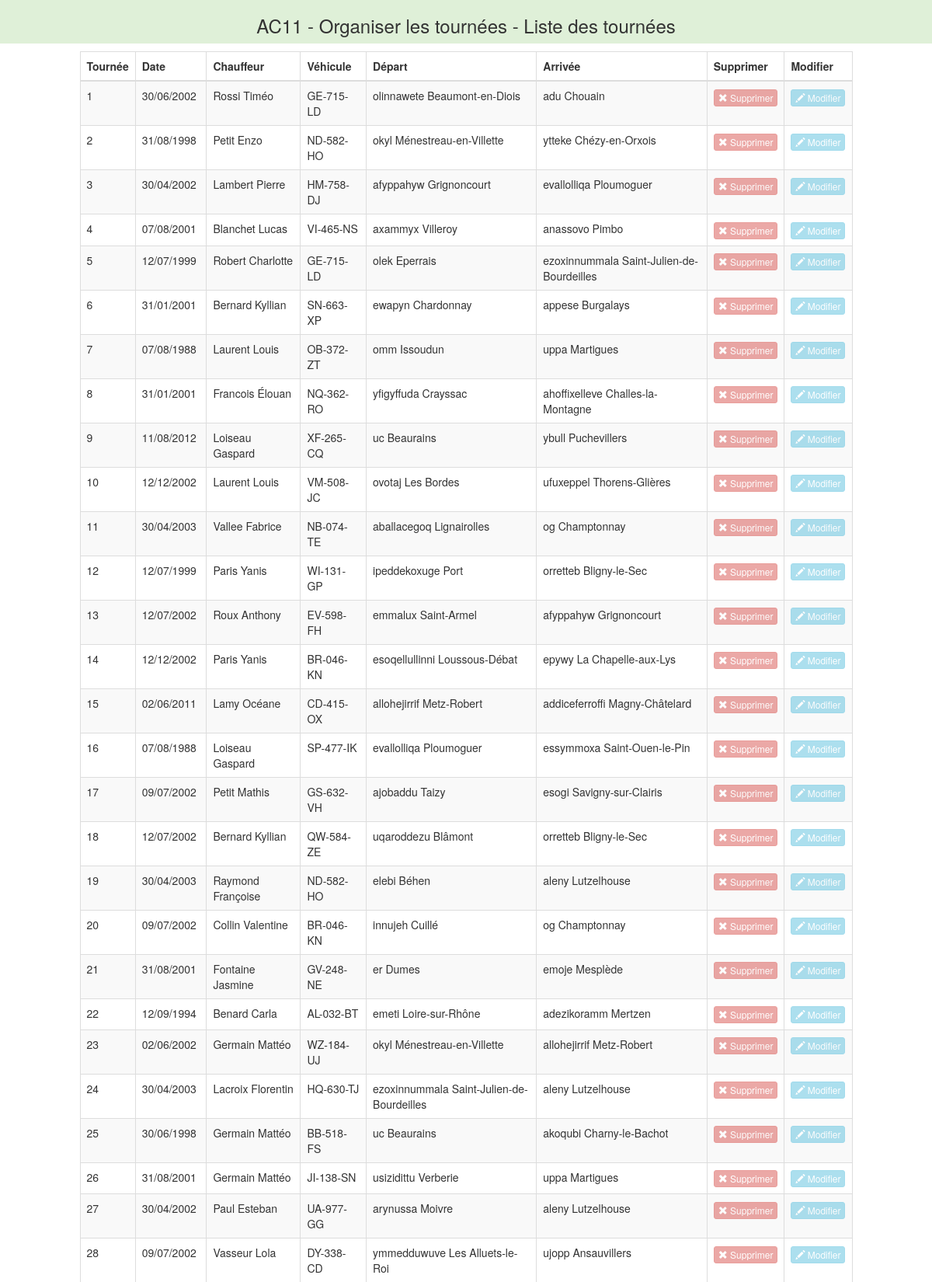
/AC11.php (signed in, upper part), run on the app's committed database.
### tables this page shows
CREATE TABLE IF NOT EXISTS `tournee` (
`trnNum` int(11) NOT NULL,
  `chfId` int(11) NOT NULL,
  `vehMat` varchar(10) NOT NULL,
  `trnCommentaire` varchar(255) DEFAULT NULL,
  `trnDepChf` date NOT NULL
);

CREATE TABLE IF NOT EXISTS `employe` (
`emplId` int(11) NOT NULL,
  `emplNom` varchar(60) NOT NULL,
  `emplPrenom` varchar(60) NOT NULL,
  `emplTel` varchar(10) NOT NULL,
  `emplMail` varchar(255) NOT NULL,
  `emplLoggin` varchar(255) NOT NULL,
  `emplMdp` varchar(255) NOT NULL,
  `emplCat` varchar(255) NOT NULL,
  `emplGps` varchar(255) DEFAULT NULL
);

### AccesDonnees.php (called while the page is built, shortened)
<?php
$modeacces = "pdo";
if ($modeacces="pdo"){
	try
	{
		$bdd = new PDO ( "mysql:host=localhost;dbname=applichauffeurAb" , "root" , "P@ssword");
	}
	catch ( Exception $e )
	{
		die ( "Erreur : " . $e -> getMessage () );
	}
}
$logsql = "none";
function executeSQL($sql) {
	global $modeacces, $connexion, $logsql;
	if ($modeacces=="pdo") {
		$result = $connexion->query($sql)
		 or die ( afficheErreur($sql,$connexion->errorInfo()[2]));
	}
	return $result;
}
function tableSQL($sql) {
	global $modeacces, $connexion;
	$result = executeSQL($sql);
	$rows=array();
	if ($modeacces=="pdo") {
		$rows = $result->fetchAll(PDO::FETCH_BOTH);
	}
	return $rows;
}
function compteSQL($sql) {
	global $modeacces, $connexion;
	if ($modeacces=="pdo") {
		$repueteP=$connexion->prepare($sql);
		$repueteP->execute();
		$num_rows = $repueteP->rowCount();
	}
	return $num_rows;
}
?>

### AC11.php (the view, shortened to what this page needs)
<?php
if($_SESSION['emplCat']=="Exploitant")
{
	$sqlTournees=  "SELECT
						tournee.trnNum,
						emplNom,
						emplPrenom,
						vehMat,
						trnDepChf
					FROM
						employe,
						tournee
					WHERE
						emplId=chfId
					ORDER BY
						trnNum
					ASC";
	$sqlTournees=tableSQL($sqlTournees);
	?>
	<!DOCTYPE html>
	<html>
		<head>
			<link rel='stylesheet' type='text/css' href='bootstrap/css/bootstrap.css'/>
			<link rel='stylesheet' type='text/css' href='dataTables.bootstrap.min.css'/>
		</head>
		<body>
			<div clas='container-fluid'>
			<div class='row'>
				<div style='text-align:center;' class='col-lg-12 bg-success'>
					<h3>AC11 - Organiser les tourn&eacute;es - Liste des tourn&eacute;es</h3>
				</div>
			</div>
			<div class='row'>
			</div>
			<div class='row'>
			<div class='col-lg-10 col-lg-offset-1'>
				<table id="tbltrn" class='table table-bordered table-striped'>
						<?php
						$couleur="";
						?>
						<thead>
						<tr class="tournee<?php echo $couleur; ?>">
							<th>
								Tourn&eacute;e
							</th>
							<th>
								Date
							</th>
							<th>
								Chauffeur
							</th>
							<th>
								V&eacute;hicule
							</th>
							<th>
								D&eacute;part
							</th>
							<th>
								Arriv&eacute;e
							</th>
							<th>
								Supprimer
							</th>
							<th>
								Modifier
							</th>
						</tr>
						</thead>
						<tbody>
						<?php
						foreach($sqlTournees As $donnees)
						{
							if($couleur="")
							{
								$couleur="success";
							}
							else
							{
								$couleur="";
							}
							?>
							<tr class="tournee<?php echo $couleur; ?>">
								<td>
									<?php
									echo $donnees['trnNum'];
									?>
								</td>
								<td>
									<?php
									echo date("d/m/Y", strtotime($donnees['trnDepChf']));
									?>
								</td>
								<td>
									<?php
									echo $donnees['emplNom']." ".$donnees['emplPrenom'];
									?>
								</td>
								<td>
									<?php
									echo $donnees['vehMat'];
									?>
								</td>
								<td>
									<?php
									$sqlMinEtape=  "SELECT
														lieuNom,
														comNom
													FROM
														commune,
														lieu,
														etape
													WHERE
														commune.comId=lieu.comId
														AND
														lieu.lieuId=etape.lieuId
														AND
														trnNum=".$donnees['trnNum']."
		                                            ORDER BY
		                                            	etpRDV
		                                            ASC";
									if(compteSQL($sqlMinEtape)!=0)
									{
										$sqlMinEtape=tableSQL($sqlMinEtape);
										echo $sqlMinEtape[0]['lieuNom']." ".$sqlMinEtape[0]['comNom'];
									}
									else
									{
										echo "Aucune Etape disponible";
									}
									?>
								</td>
								<td>
									<?php
									$sqlMaxEtape=  "SELECT
														lieuNom,
														comNom
													FROM
														commune,
														lieu,
														etape
													WHERE
														commune.comId=lieu.comId
														AND
														lieu.lieuId=etape.lieuId
														AND
														trnNum=".$donnees['trnNum']."
		                                            ORDER BY
		                                            	etpRDV
		                                            DESC";
									if(compteSQL($sqlMaxEtape)!=0)
									{
										$sqlMaxEtape=tableSQL($sqlMaxEtape);
										echo $sqlMaxEtape[0]['lieuNom']." ".$sqlMaxEtape[0]['comNom'];
									}
									else
									{
										echo "Aucune Etape disponible";
									}
									?>
								</td>
								<td>
									<form action="<?php echo $_SERVER['PHP_SELF']; ?>" method="POST">
										<button class='btn btn-xs btn-danger'name="suppr_bout_<?php echo $donnees['trnNum']; ?>" id="suppr_bout_<?php echo $donnees['trnNum']; ?>" class="suppr_form" type="submit" onclick="if(window.confirm('Voulez-vous vraiment supprimer ?')){return true;}else{return false;}"><span class='glyphicon glyphicon-remove'></span> Supprimer</button>
									</form>
								</td>
								<td>
									<form action="AC12.php" method="POST">
										<button class='btn btn-xs btn-info' name="modif_bout_<?php echo $donnees['trnNum']; ?>" id="modif_bout_<?php echo $donnees['trnNum']; ?>" class="modif_form" type="submit"><span class='glyphicon glyphicon-pencil'></span> Modifier</button>
									</form>
								</td>
							</tr>
							<?php
						}
						?>
						</tbody>
					</table>
				</div>
			</div>
			</div>
		</body>
	</html>
	<?php
}
else
{
	header("location:accueil.php");
}
?>

### data on the page
tournee: trnNum "1", trnDepChf "30/06/2002", chfId.emplNom "Rossi", chfId.emplPrenom "Timéo", vehMat "GE-715-LD", lieuNom "olinnawete", comNom "Beaumont-en-Diois", lieuNom "adu", comNom "Chouain"
tournee: trnNum "2", trnDepChf "31/08/1998", chfId.emplNom "Petit", chfId.emplPrenom "Enzo", vehMat "ND-582-HO", lieuNom "okyl", comNom "Ménestreau-en-Villette", lieuNom "ytteke", comNom "Chézy-en-Orxois"
tournee: trnNum "3", trnDepChf "30/04/2002", chfId.emplNom "Lambert", chfId.emplPrenom "Pierre", vehMat "HM-758-DJ", lieuNom "afyppahyw", comNom "Grignoncourt", lieuNom "evallolliqa", comNom "Ploumoguer"
tournee: trnNum "4", trnDepChf "07/08/2001", chfId.emplNom "Blanchet", chfId.emplPrenom "Lucas", vehMat "VI-465-NS", lieuNom "axammyx", comNom "Villeroy", lieuNom "anassovo", comNom "Pimbo"
tournee: trnNum "5", trnDepChf "12/07/1999", chfId.emplNom "Robert", chfId.emplPrenom "Charlotte", vehMat "GE-715-LD", lieuNom "olek", comNom "Eperrais", lieuNom "ezoxinnummala", comNom "Saint-Julien-de-Bourdeilles"
tournee: trnNum "6", trnDepChf "31/01/2001", chfId.emplNom "Bernard", chfId.emplPrenom "Kyllian", vehMat "SN-663-XP", lieuNom "ewapyn", comNom "Chardonnay", lieuNom "appese", comNom "Burgalays"
tournee: trnNum "7", trnDepChf "07/08/1988", chfId.emplNom "Laurent", chfId.emplPrenom "Louis", vehMat "OB-372-ZT", lieuNom "omm", comNom "Issoudun", lieuNom "uppa", comNom "Martigues"
tournee: trnNum "8", trnDepChf "31/01/2001", chfId.emplNom "Francois", chfId.emplPrenom "Élouan", vehMat "NQ-362-RO", lieuNom "yfigyffuda", comNom "Crayssac", lieuNom "ahoffixelleve", comNom "Challes-la-Montagne"
tournee: trnNum "9", trnDepChf "11/08/2012", chfId.emplNom "Loiseau", chfId.emplPrenom "Gaspard", vehMat "XF-265-CQ", lieuNom "uc", comNom "Beaurains", lieuNom "ybull", comNom "Puchevillers"
tournee: trnNum "10", trnDepChf "12/12/2002", chfId.emplNom "Laurent", chfId.emplPrenom "Louis", vehMat "VM-508-JC", lieuNom "ovotaj", comNom "Les Bordes", lieuNom "ufuxeppel", comNom "Thorens-Glières"
tournee: trnNum "11", trnDepChf "30/04/2003", chfId.emplNom "Vallee", chfId.emplPrenom "Fabrice", vehMat "NB-074-TE", lieuNom "aballacegoq", comNom "Lignairolles", lieuNom "og", comNom "Champtonnay"
tournee: trnNum "12", trnDepChf "12/07/1999", chfId.emplNom "Paris", chfId.emplPrenom "Yanis", vehMat "WI-131-GP", lieuNom "ipeddekoxuge", comNom "Port", lieuNom "orretteb", comNom "Bligny-le-Sec"
tournee: trnNum "13", trnDepChf "12/07/2002", chfId.emplNom "Roux", chfId.emplPrenom "Anthony", vehMat "EV-598-FH", lieuNom "emmalux", comNom "Saint-Armel", lieuNom "afyppahyw", comNom "Grignoncourt"
tournee: trnNum "14", trnDepChf "12/12/2002", chfId.emplNom "Paris", chfId.emplPrenom "Yanis", vehMat "BR-046-KN", lieuNom "esoqellullinni", comNom "Loussous-Débat", lieuNom "epywy", comNom "La Chapelle-aux-Lys"
tournee: trnNum "15", trnDepChf "02/06/2011", chfId.emplNom "Lamy", chfId.emplPrenom "Océane", vehMat "CD-415-OX", lieuNom "allohejirrif", comNom "Metz-Robert", lieuNom "addiceferroffi", comNom "Magny-Châtelard"
tournee: trnNum "16", trnDepChf "07/08/1988", chfId.emplNom "Loiseau", chfId.emplPrenom "Gaspard", vehMat "SP-477-IK", lieuNom "evallolliqa", comNom "Ploumoguer", lieuNom "essymmoxa", comNom "Saint-Ouen-le-Pin"
tournee: trnNum "17", trnDepChf "09/07/2002", chfId.emplNom "Petit", chfId.emplPrenom "Mathis", vehMat "GS-632-VH", lieuNom "ajobaddu", comNom "Taizy", lieuNom "esogi", comNom "Savigny-sur-Clairis"
tournee: trnNum "18", trnDepChf "12/07/2002", chfId.emplNom "Bernard", chfId.emplPrenom "Kyllian", vehMat "QW-584-ZE", lieuNom "uqaroddezu", comNom "Blâmont", lieuNom "orretteb", comNom "Bligny-le-Sec"
tournee: trnNum "19", trnDepChf "30/04/2003", chfId.emplNom "Raymond", chfId.emplPrenom "Françoise", vehMat "ND-582-HO", lieuNom "elebi", comNom "Béhen", lieuNom "aleny", comNom "Lutzelhouse"
tournee: trnNum "20", trnDepChf "09/07/2002", chfId.emplNom "Collin", chfId.emplPrenom "Valentine", vehMat "BR-046-KN", lieuNom "innujeh", comNom "Cuillé", lieuNom "og", comNom "Champtonnay"
tournee: trnNum "21", trnDepChf "31/08/2001", chfId.emplNom "Fontaine", chfId.emplPrenom "Jasmine", vehMat "GV-248-NE", lieuNom "er", comNom "Dumes", lieuNom "emoje", comNom "Mesplède"
tournee: trnNum "22", trnDepChf "12/09/1994", chfId.emplNom "Benard", chfId.emplPrenom "Carla", vehMat "AL-032-BT", lieuNom "emeti", comNom "Loire-sur-Rhône", lieuNom "adezikoramm", comNom "Mertzen"
tournee: trnNum "23", trnDepChf "02/06/2002", chfId.emplNom "Germain", chfId.emplPrenom "Mattéo", vehMat "WZ-184-UJ", lieuNom "okyl", comNom "Ménestreau-en-Villette", lieuNom "allohejirrif", comNom "Metz-Robert"
tournee: trnNum "24", trnDepChf "30/04/2003", chfId.emplNom "Lacroix", chfId.emplPrenom "Florentin", vehMat "HQ-630-TJ", lieuNom "ezoxinnummala", comNom "Saint-Julien-de-Bourdeilles", lieuNom "aleny", comNom "Lutzelhouse"
tournee: trnNum "25", trnDepChf "30/06/1998", chfId.emplNom "Germain", chfId.emplPrenom "Mattéo", vehMat "BB-518-FS", lieuNom "uc", comNom "Beaurains", lieuNom "akoqubi", comNom "Charny-le-Bachot"
tournee: trnNum "26", trnDepChf "31/08/2001", chfId.emplNom "Germain", chfId.emplPrenom "Mattéo", vehMat "JI-138-SN", lieuNom "usizidittu", comNom "Verberie", lieuNom "uppa", comNom "Martigues"
tournee: trnNum "27", trnDepChf "30/04/2002", chfId.emplNom "Paul", chfId.emplPrenom "Esteban", vehMat "UA-977-GG", lieuNom "arynussa", comNom "Moivre", lieuNom "aleny", comNom "Lutzelhouse"
tournee: trnNum "28", trnDepChf "09/07/2002", chfId.emplNom "Vasseur", chfId.emplPrenom "Lola", vehMat "DY-338-CD", lieuNom "ymmedduwuve", comNom "Les Alluets-le-Roi", lieuNom "ujopp", comNom "Ansauvillers"
